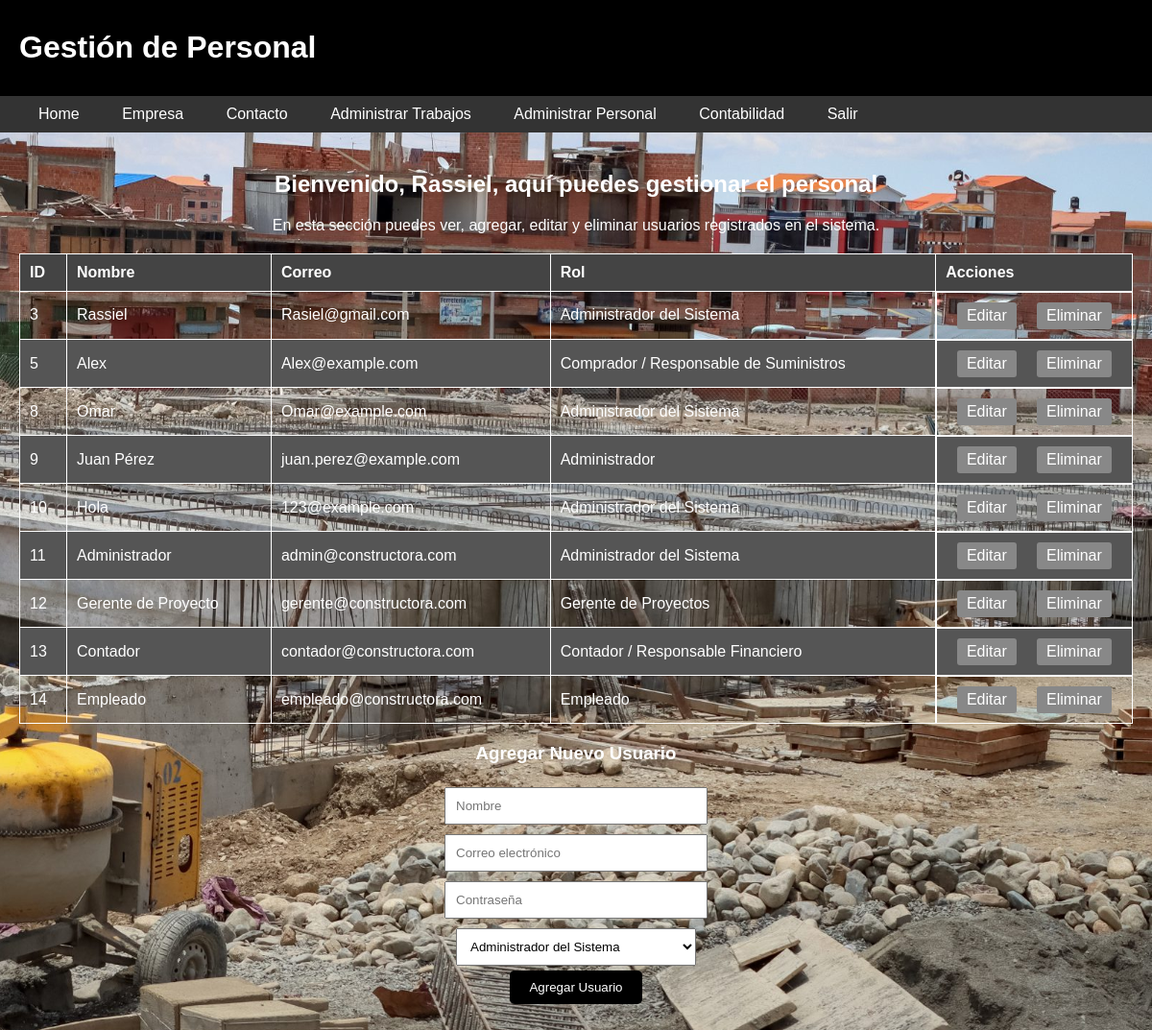
The page /personal.php (signed in) on the database its author committed.
### tables this page shows
CREATE TABLE IF NOT EXISTS `usuarios` (
  `ID` int NOT NULL AUTO_INCREMENT,
  `Nombre` varchar(255) NOT NULL,
  `Correo` varchar(100) NOT NULL,
  `Contrasena` varchar(255) NOT NULL,
  `Rol` varchar(50) NOT NULL,
  PRIMARY KEY (`ID`),
  UNIQUE KEY `Correo` (`Correo`)
);

### personal.php (the view, shortened to what this page needs)
<?php
include 'conexion.php';
$nombre = $_SESSION['nombre'];
$sql = "SELECT id, nombre, correo, rol FROM usuarios";
$result = $conn->query($sql);
?>
<!DOCTYPE html>
<html lang="es">
<head>
    <link rel="stylesheet" href="https://cdnjs.cloudflare.com/ajax/libs/font-awesome/5.15.4/css/all.min.css">
</head>
<body>
<div class="header">
    <h1>Gestión de Personal</h1>
</div>
<div class="navbar">
    <div>
        <a href="index.php">Home</a>
        <a href="empresa.html">Empresa</a>
        <a href="contacto.html">Contacto</a>
        <a href="trabajos.php">Administrar Trabajos</a>
        <a href="personal.php">Administrar Personal</a>
        <a href="contabilidad.php">Contabilidad</a>
        <a href="logout.php">Salir</a>
    </div>
</div>
<div class="main-content">
    <h2>Bienvenido, <?php echo $nombre; ?>, aquí puedes gestionar el personal</h2>
    <p>En esta sección puedes ver, agregar, editar y eliminar usuarios registrados en el sistema.</p>
    <table>
        <thead>
            <tr>
                <th>ID</th>
                <th>Nombre</th>
                <th>Correo</th>
                <th>Rol</th>
                <th>Acciones</th>
            </tr>
        </thead>
        <tbody>
            <?php if ($result->num_rows > 0): ?>
                <?php while($row = $result->fetch_assoc()): ?>
                    <tr>
                        <td><?php echo $row['id']; ?></td>
                        <td><?php echo $row['nombre']; ?></td>
                        <td><?php echo $row['correo']; ?></td>
                        <td><?php echo $row['rol']; ?></td>
                        <td class="actions">
                            <a href="editar_usuario.php?id=<?php echo $row['id']; ?>">Editar</a>
                            <a href="eliminar_usuario.php?id=<?php echo $row['id']; ?>">Eliminar</a>
                        </td>
                    </tr>
                <?php endwhile; ?>
            <?php else: ?>
                <tr>
                    <td colspan="5">No hay usuarios registrados.</td>
                </tr>
            <?php endif; ?>
        </tbody>
    </table>
    <h3>Agregar Nuevo Usuario</h3>
    <form action="agregar_usuario.php" method="post">
        <div class="form-group">
            <input type="text" name="nombre" placeholder="Nombre" required>
            <input type="email" name="correo" placeholder="Correo electrónico" required>
            <input type="password" name="contrasena" placeholder="Contraseña" required>
            <select name="rol" required>
                <option value="Administrador del Sistema">Administrador del Sistema</option>
            </select>
            <button type="submit">Agregar Usuario</button>
        </div>
    </form>
</div>
</body>
</html>

### personal.php (style rules this page uses)
body { margin: 0; padding: 0; font-family: Arial, sans-serif; color: white; background-image: url('fondolegal.jpg'); background-size: cover; background-position: center; }
.header { background-color: black; color: white; text-align: left; padding: 10px 20px; }
.navbar { display: flex; justify-content: space-between; align-items: center; background-color: #333; color: #fff; padding: 10px 20px; }
.navbar a { color: #fff; text-decoration: none; margin: 0 20px; }
.main-content { padding: 20px; text-align: center; }
table { width: 100%; border-collapse: collapse; margin: 20px 0; }
th, td { border: 1px solid #fff; padding: 10px; text-align: left; }
th { background-color: #444; }
tr:nth-child(even) { background-color: #555; }
.actions { display: flex; justify-content: space-around; }
.actions a { padding: 5px 10px; background-color: #888; color: white; text-decoration: none; border-radius: 3px; }
.form-group { display: flex; flex-direction: column; align-items: center; margin-bottom: 15px; }
input, select { padding: 10px; margin: 5px 0; width: 250px; }
button { padding: 10px 20px; background-color: #000; color: white; border: none; border-radius: 5px; cursor: pointer; }

### rows shown on the page
usuarios: ID "3", Nombre "Rassiel", Correo "Rasiel@gmail.com", Rol "Administrador del Sistema"
usuarios: ID "5", Nombre "Alex", Correo "Alex@example.com", Rol "Comprador / Responsable de Suministros"
usuarios: ID "8", Nombre "Omar", Correo "Omar@example.com", Rol "Administrador del Sistema"
usuarios: ID "9", Nombre "Juan Pérez", Correo "juan.perez@example.com", Rol "Administrador"
usuarios: ID "10", Nombre "Hola", Correo "123@example.com", Rol "Administrador del Sistema"
usuarios: ID "11", Nombre "Administrador", Correo "admin@constructora.com", Rol "Administrador del Sistema"
usuarios: ID "12", Nombre "Gerente de Proyecto", Correo "gerente@constructora.com", Rol "Gerente de Proyectos"
usuarios: ID "13", Nombre "Contador", Correo "contador@constructora.com", Rol "Contador / Responsable Financiero"
usuarios: ID "14", Nombre "Empleado", Correo "empleado@constructora.com", Rol "Empleado"

### other values the page prints
$nombre "Rassiel"
